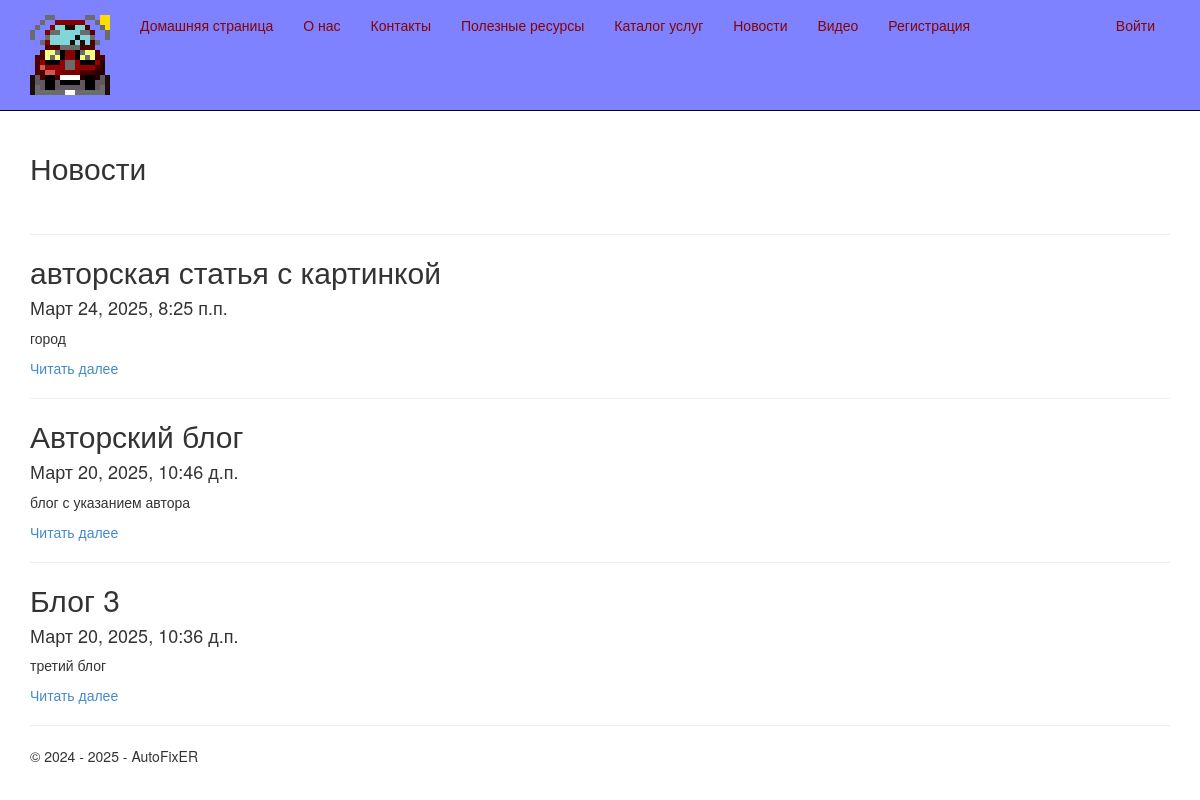
/blog/, run on an earlier commit of the app's database.
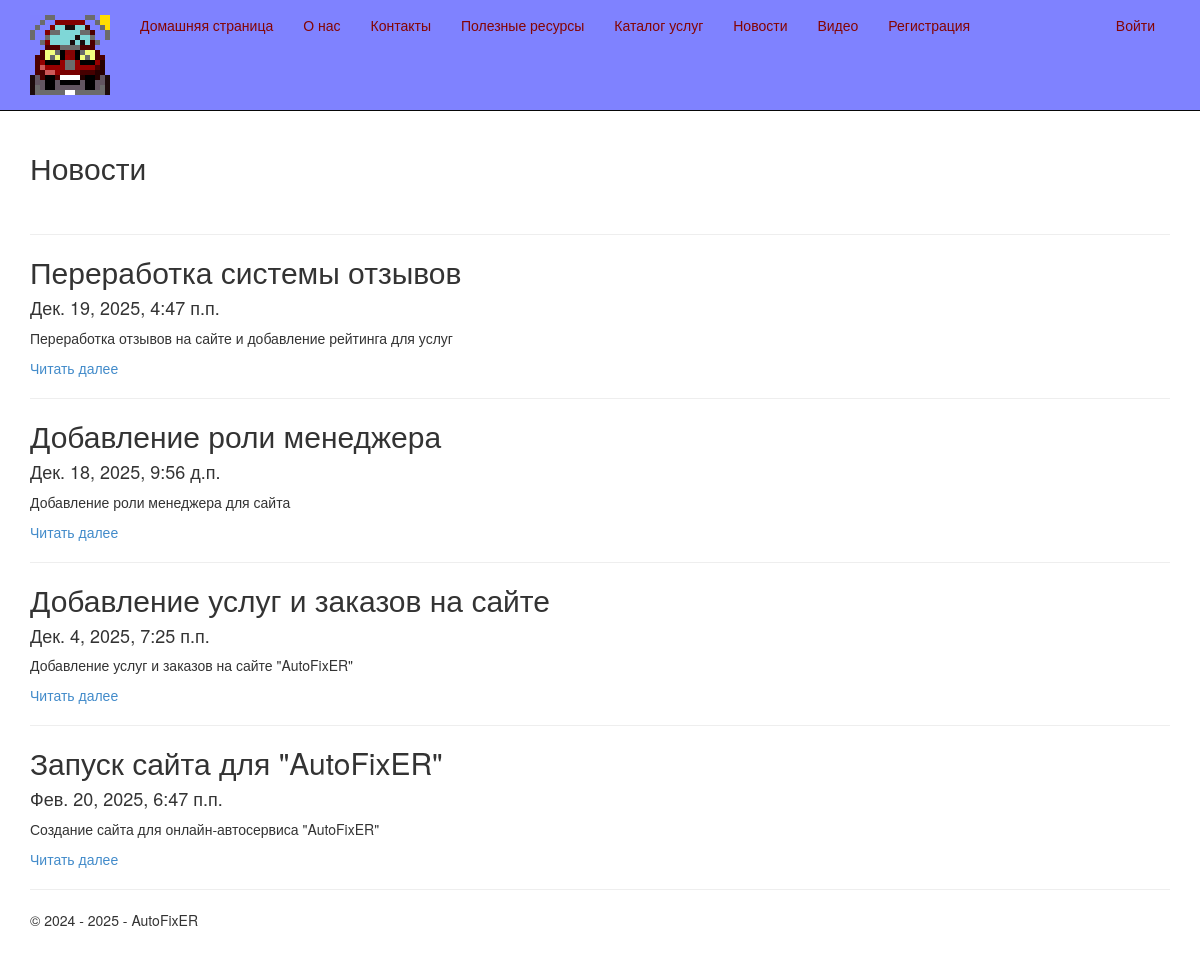
And on a later commit of the database.
### app/models.py (models this page shows, shortened)
class Blog(models.Model):
    title = models.CharField(max_length=100, unique_for_date="posted", verbose_name="Заголовок")
    description = models.TextField(verbose_name="Краткое содержание")
    content = models.TextField(verbose_name="Полное содержание")
    posted = models.DateTimeField(default=datetime.now(), db_index=True, verbose_name="Опубликована")
    author = models.ForeignKey(User, null=True, blank=True, on_delete = models.SET_NULL, verbose_name = "Автор")
    image = models.FileField(default='temp.jpg', verbose_name='Путь к картинке')
    class Meta:
        db_table = "Posts" # имя таблицы для модели
        ordering = ["-posted"] # порядок сортировки данных в модели ("-" означает по убыванию)
        verbose_name = "статья блога" # имя, под которым модель будет отображаться в административном разделе (для одной статьи блога)
        verbose_name_plural = "статьи блога" # тоже для всех статей блога

### app/views.py (the view)
# urls.py: path('blog/', views.blog, name='blog'),
def blog(request):
    assert isinstance(request, HttpRequest)
    posts = Blog.objects.all()
    return render(
        request,
        'app/blog.html',
        {
            'title':'Новости',
            'posts': posts,
            'year':datetime.now().year,
            }
        )

### app/templates/app/blog.html (shortened to what this page needs)
{% extends "app/layout.html" %}
{% block content %}
<h2>{{ title }}</h2> <br />
{% for post in posts %}
<hr/>
<div class="">
<h2> {{post.title}} </h2>
<h4> {{post.posted}} </h4>
<p> {{post.description}} </p>
<p><a href="{% url 'blogpost' parametr=post.id %}"> Читать далее </a> </p>
</div>
{% endfor %}
{% endblock %}

What changed in the data, as far as the page shows it:
removed Blog: title "авторская статья с картинкой", posted "Март 24, 2025, 8:25 п.п.", description "город"
removed Blog: title "Авторский блог", posted "Март 20, 2025, 10:46 д.п.", description "блог с указанием автора"
removed Blog: title "Блог 3", posted "Март 20, 2025, 10:36 д.п.", description "третий блог"
added Blog: title "Переработка системы отзывов", posted "Дек. 19, 2025, 4:47 п.п.", description "Переработка отзывов на сайте и добавление рейтинга для услуг"
added Blog: title "Добавление роли менеджера", posted "Дек. 18, 2025, 9:56 д.п.", description "Добавление роли менеджера для сайта"
added Blog: title "Добавление услуг и заказов на сайте", posted "Дек. 4, 2025, 7:25 п.п.", description "Добавление услуг и заказов на сайте \"AutoFixER\""
added Blog: title "Запуск сайта для \"AutoFixER\"", posted "Фев. 20, 2025, 6:47 п.п.", description "Создание сайта для онлайн-автосервиса \"AutoFixER\""
